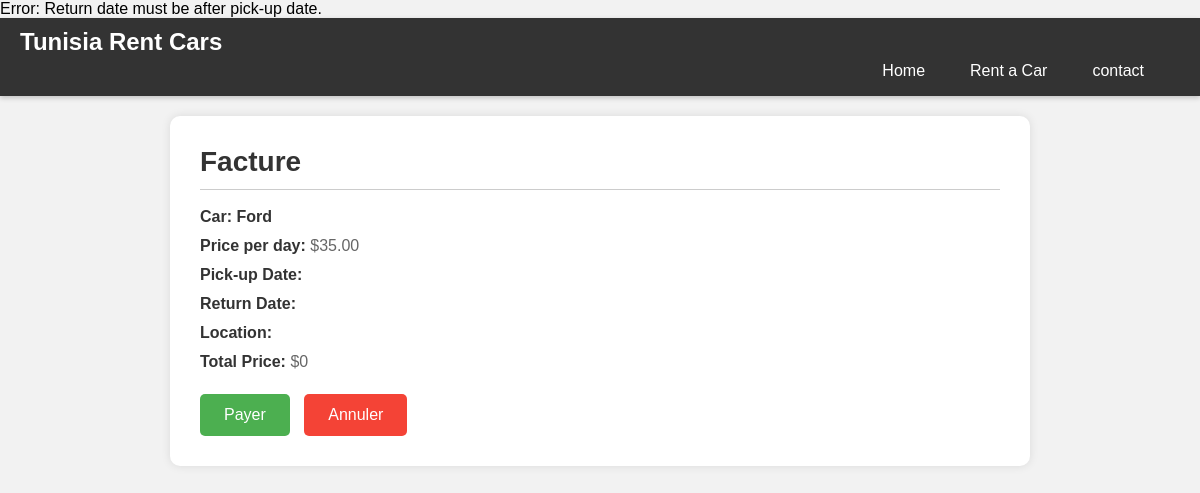
Screenshot of /facture.php?carId=1 with the database file from the repository.
### tables this page shows
CREATE TABLE `voiture` (
  `id_voiture` int(11) NOT NULL,
  `matricule` varchar(50) DEFAULT NULL,
  `marque` varchar(50) DEFAULT NULL,
  `modele` varchar(50) DEFAULT NULL,
  `annee_de_fabrication` int(11) DEFAULT NULL,
  `couleur` varchar(50) DEFAULT NULL,
  `prix_par_jour` decimal(10,2) DEFAULT NULL
);

### facture.php (the view, shortened to what this page needs)
<?php
$id = isset($_GET["carId"]) ? $_GET["carId"] : "";
$pickDate = isset($_GET["pickDate"]) ? $_GET["pickDate"] : "";
$returnDate = isset($_GET["returnDate"]) ? $_GET["returnDate"] : "";
$location = isset($_GET["location"]) ? $_GET["location"] : "";
try {
    $pdo = new PDO(DB_DSN, DB_USER, DB_PASS);
    $pdo->setAttribute(PDO::ATTR_ERRMODE, PDO::ERRMODE_EXCEPTION);
    $sql = "SELECT * FROM voiture WHERE id_voiture = ?";
    $stmt = $pdo->prepare($sql);
    $stmt->bindParam(1, $id, PDO::PARAM_INT);
    $stmt->execute();
    $result = $stmt->fetch(PDO::FETCH_ASSOC);
    if ($result) {
        $carMarque = $result["marque"];
    } else {
        echo "No data found for CarId: $id";
    }
} catch (PDOException $e) {
    echo "Error: " . $e->getMessage();
}
$pickTimestamp = strtotime($pickDate);
$returnTimestamp = strtotime($returnDate);
if ($returnTimestamp > $pickTimestamp) {
    $days = ($returnTimestamp - $pickTimestamp) / (60 * 60 * 24);
} else {
    $days = 0;
}
?>
<!DOCTYPE html>
<html lang="en">
<head>
    <link rel="stylesheet" href="https://cdnjs.cloudflare.com/ajax/libs/normalize/8.0.1/normalize.min.css">
    <link rel="stylesheet" href="./assets/css/facturestyle.css">
</head>
<body>
<nav class="navbar navbar-expand-lg navbar-dark bg-dark">
    <div >
        <a class="navbar-brand" href="#">Tunisia Rent Cars</a>
        <div class="collapse navbar-collapse" id="navbarNav">
            <ul class="navbar-nav ml-auto">
                <li class="nav-item">
                    <a class="nav-link" href="index.html">Home</a>
                </li>
                <li class="nav-item">
                    <a class="nav-link" href="rent.php">Rent a Car</a>
                </li>
                <li class="nav-item active">
                    <a class="nav-link" href="index.html#contact">contact</a>
                </li>
            </ul>
        </div>
    </div>
</nav>
<div class="container">
    <div class="facture-details">
        <h2>Facture</h2>
        <p><span>Car:</span> <span id="carName"><?= $carMarque?></span></p>
        <p><span>Price per day:</span> $<?= $result["prix_par_jour"]?></p>
        <p><span>Pick-up Date:</span> <span id="pickDate"><?= $pickDate?></span></p>
        <p><span>Return Date:</span> <span id="returnDate"><?= $returnDate?></span></p>
        <p><span>Location:</span> <span id="location"><?= $location?></span></p>
        <p><span>Total Price:</span> $<?= $result["prix_par_jour"] * $days?></p>
    </div>
    <div class="action-buttons">
        <a href="#" class="btn btn-pay" onclick="confirmPayment()">Payer</a>
        <a href="rent.php" class="btn btn-cancel">Annuler</a>
    </div>
</div>
</body>
</html>

### assets/css/facturestyle.css (style rules this page uses)
body { font-family: Arial, sans-serif; margin: 0; padding: 0; background-color: #f2f2f2; }
.container { max-width: 800px; margin: 20px auto; background-color: #fff; padding: 30px; border-radius: 10px; box-shadow: 0 0 10px rgba(0, 0, 0, 0.1); }
h1, h2, p { margin: 0; }
.navbar { background-color: #333; color: white; padding: 10px 20px; box-shadow: 0 2px 5px rgba(0, 0, 0, 0.2); }
.navbar-brand { font-size: 1.5rem; font-weight: bold; text-decoration: none; color: white; }
.navbar-nav { list-style-type: none; margin: 3px; padding: 3px; display: flex; justify-content: flex-end; }
.navbar-nav li { margin-right: 15px; }
.navbar-nav li a { color: white; text-decoration: none; padding: 10px 15px; border-radius: 5px; transition: background-color 0.3s ease; }
.facture-details { margin-bottom: 20px; }
.facture-details h2 { font-size: 28px; color: #333; margin-bottom: 15px; border-bottom: 1px solid#ccc; padding-bottom: 10px; }
.facture-details p { font-size: 16px; color: #666; margin-bottom: 5px; line-height: 1.5; }
.facture-details span { font-weight: bold; color: #333; }
.btn { display: inline-block; padding: 12px 24px; background-color: #333; color: #fff; text-decoration: none; border-radius: 5px; transition: background-color 0.3s ease; margin-right: 10px; }
.btn-pay { background-color: #4caf50; }
.btn-cancel { background-color: #f44336; }

### rows the page displays
voiture: marque "Ford", prix_par_jour "35.00", $result['prix_par_jour']*$days "0"
